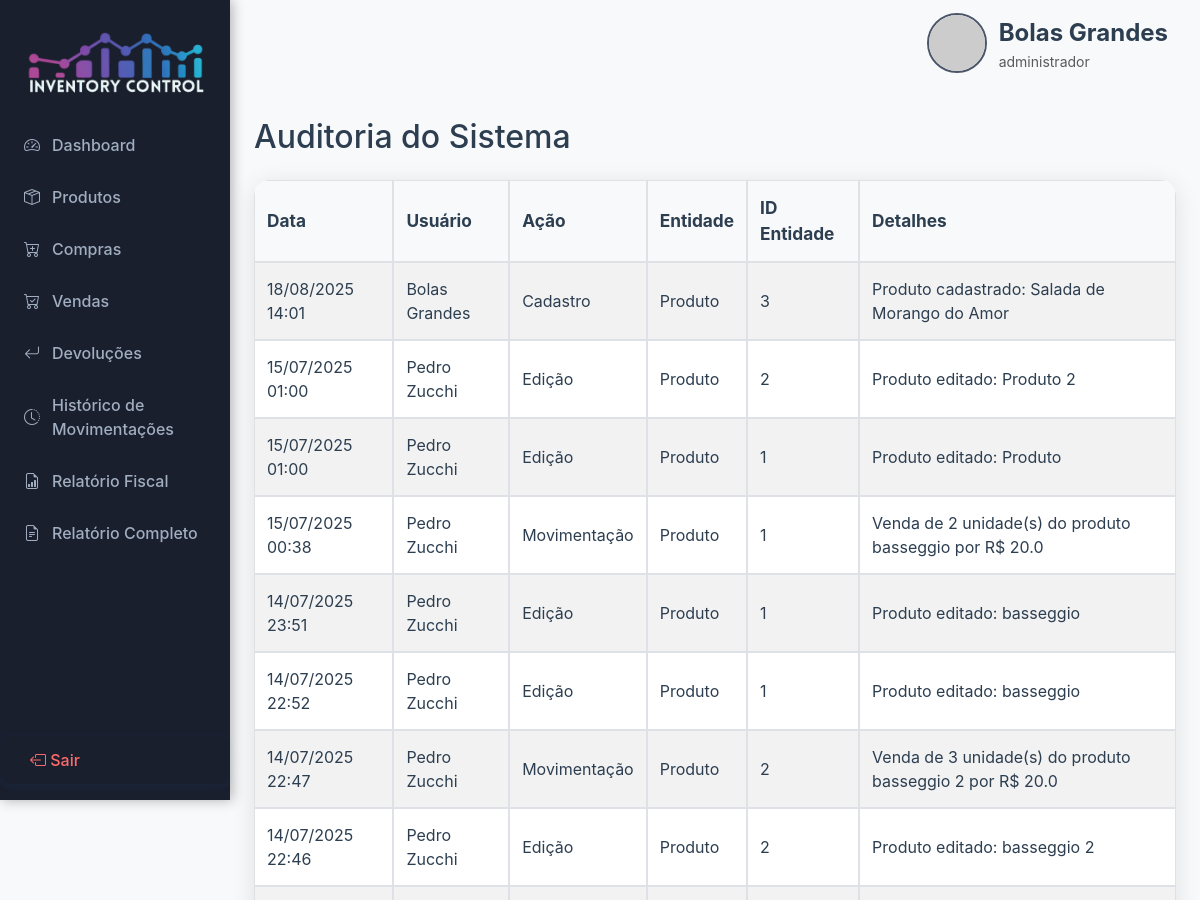
Before: /auditoria (signed in, upper part) with the older database file.
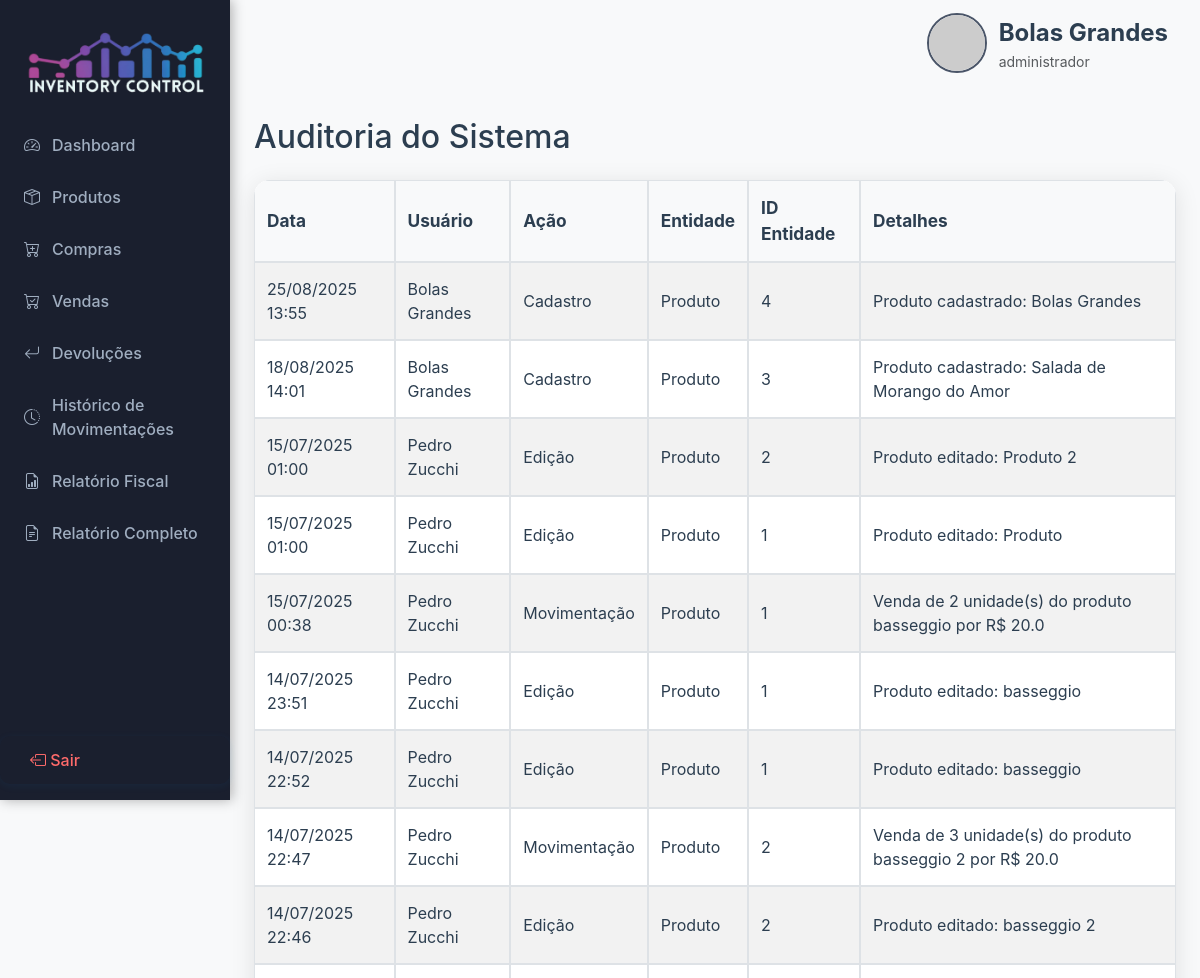
After: the same page with the newer database file.
### models/auditoria.py (models this page shows)
class Auditoria(db.Model):
    __tablename__ = 'auditoria'  # Nome da tabela no banco de dados
    id = db.Column(db.Integer, primary_key=True)  # Identificador único do log
    usuario_id = db.Column(db.Integer, db.ForeignKey('usuario.id'))  # Usuário que realizou a ação
    acao = db.Column(db.String(100), nullable=False)  # Tipo de ação (Cadastro, Edição, Exclusão, etc)
    entidade = db.Column(db.String(100), nullable=False)  # Entidade afetada (Produto, Usuário, etc)
    entidade_id = db.Column(db.Integer, nullable=False)  # ID da entidade afetada
    data = db.Column(db.DateTime, default=datetime.utcnow)  # Data/hora da ação
    detalhes = db.Column(db.Text)  # Detalhes adicionais da ação
    usuario = db.relationship('Usuario', backref='auditorias')  # Relacionamento com o usuário

### models/usuario.py (models this page shows, shortened)
class Usuario(UserMixin, db.Model):
    __tablename__ = 'usuario'  # Nome da tabela no banco de dados
    id = db.Column(db.Integer, primary_key=True)  # Identificador único do usuário
    nome = db.Column(db.String(150), nullable=False)  # Nome completo do usuário
    email = db.Column(db.String(150), unique=True, nullable=False)  # E-mail (login)
    senha_hash = db.Column(db.String(128), nullable=False)  # Hash da senha do usuário
    role = db.Column(db.String(50), default='vendedor')  # Papel do usuário (site_admin, administrador, vendedor, contador)
    foto_perfil = db.Column(db.String(255), nullable=True, default=None)  # Caminho da foto de perfil
    empresa_id = db.Column(db.Integer, ForeignKey('empresa.id'), nullable=True)  # Empresa à qual o usuário pertence

### app.py (the view)
@app.route('/auditoria')
@login_required
@role_required('administrador')
def auditoria():
    logs = Auditoria.query.order_by(Auditoria.data.desc()).limit(100).all()
    return render_template('auditoria.html', logs=logs)

### app.py (called while the page is built)
@login_manager.user_loader
def load_user(user_id):
    return db.session.get(Usuario, int(user_id))

def role_required(*roles):
    def decorator(view_func):
        @wraps(view_func)
        def wrapper(*args, **kwargs):
            if not current_user.is_authenticated:
                return redirect(url_for('login'))
            if getattr(current_user, 'role', None) == 'site_admin':
                return view_func(*args, **kwargs)
            if current_user.role not in roles:
                flash('Você não tem permissão para acessar esta funcionalidade.', 'danger')
                if getattr(current_user, 'role', None) == 'contador':
                    return redirect(url_for('relatorio_fiscal'))
                return redirect(url_for('index'))
            return view_func(*args, **kwargs)
        return wrapper
    return decorator

### templates/auditoria.html
{% extends 'base.html' %}
{% block content %}
<div class="container mt-5">
    <h2 class="mb-4">Auditoria do Sistema</h2>
    <table class="table table-striped">
        <thead>
            <tr>
                <th>Data</th>
                <th>Usuário</th>
                <th>Ação</th>
                <th>Entidade</th>
                <th>ID Entidade</th>
                <th>Detalhes</th>
            </tr>
        </thead>
        <tbody>
            {% for log in logs %}
            <tr>
                <td>{{ log.data.strftime('%d/%m/%Y %H:%M') }}</td>
                <td>{{ log.usuario.nome if log.usuario else 'N/A' }}</td>
                <td>{{ log.acao }}</td>
                <td>{{ log.entidade }}</td>
                <td>{{ log.entidade_id }}</td>
                <td>{{ log.detalhes }}</td>
            </tr>
            {% endfor %}
        </tbody>
    </table>
</div>
{% endblock %}

Changed rows visible on the page:
added Auditoria: data "25/08/2025 13:55", usuario "Bolas Grandes", acao "Cadastro", entidade "Produto", entidade_id "4", detalhes "Produto cadastrado: Bolas Grandes"
